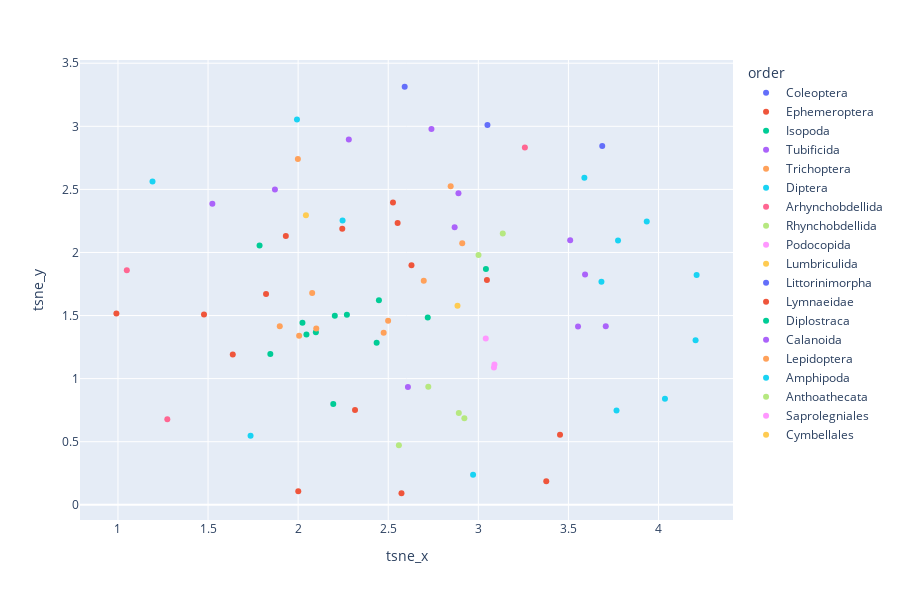

The code cell stored with this chart in its notebook:
### Code cell
px.scatter(otu_df,
           x="tsne_x",
           y="tsne_y",
           color="order",
           height=600,
           width=900)

### Figure 1 — Plotly figure (JSON) as saved in the notebook; plotly's stock layout.template omitted (floating-point values rounded to 4 significant figures)
{"data": [{"hovertemplate": "order=Coleoptera<br>tsne_x=%{x}<br>tsne_y=%{y}<extra></extra>", "legendgroup": "Coleoptera", "marker": {"color": "#636efa", "symbol": "circle"}, "mode": "markers", "name": "Coleoptera", "orientation": "v", "showlegend": true, "type": "scatter", "x": [2.591, 3.051], "xaxis": "x", "y": [3.314, 3.01], "yaxis": "y"}, {"hovertemplate": "order=Ephemeroptera<br>tsne_x=%{x}<br>tsne_y=%{y}<extra></extra>", "legendgroup": "Ephemeroptera", "marker": {"color": "#EF553B", "symbol": "circle"}, "mode": "markers", "name": "Ephemeroptera", "orientation": "v", "showlegend": true, "type": "scatter", "x": [2.001, 2.526, 0.9913, 2.245, 1.477, 3.048, 3.377, 3.453, 2.574, 2.629, 1.822, 1.932, 2.552], "xaxis": "x", "y": [0.1077, 2.395, 1.515, 2.187, 1.509, 1.782, 0.1861, 0.5556, 0.09138, 1.9, 1.671, 2.13, 2.233], "yaxis": "y"}, {"hovertemplate": "order=Isopoda<br>tsne_x=%{x}<br>tsne_y=%{y}<extra></extra>", "legendgroup": "Isopoda", "marker": {"color": "#00cc96", "symbol": "circle"}, "mode": "markers", "name": "Isopoda", "orientation": "v", "showlegend": true, "type": "scatter", "x": [2.024, 2.436, 1.846, 2.448, 3.042, 2.098, 2.719, 2.271, 2.203, 2.046], "xaxis": "x", "y": [1.442, 1.285, 1.195, 1.621, 1.869, 1.368, 1.485, 1.505, 1.498, 1.35], "yaxis": "y"}, {"hovertemplate": "order=Tubificida<br>tsne_x=%{x}<br>tsne_y=%{y}<extra></extra>", "legendgroup": "Tubificida", "marker": {"color": "#ab63fa", "symbol": "circle"}, "mode": "markers", "name": "Tubificida", "orientation": "v", "showlegend": true, "type": "scatter", "x": [2.281, 2.89, 3.592, 3.707, 1.524, 3.553, 1.871, 2.74, 3.51, 2.869], "xaxis": "x", "y": [2.895, 2.469, 1.825, 1.415, 2.386, 1.412, 2.5, 2.979, 2.096, 2.2], "yaxis": "y"}, {"hovertemplate": "order=Trichoptera<br>tsne_x=%{x}<br>tsne_y=%{y}<extra></extra>", "legendgroup": "Trichoptera", "marker": {"color": "#FFA15A", "symbol": "circle"}, "mode": "markers", "name": "Trichoptera", "orientation": "v", "showlegend": true, "type": "scatter", "x": [2.078, 2.499, 2.005, 2.101, 2.911, 2.847, 1.898, 1.999, 2.475], "xaxis": "x", "y": [1.679, 1.459, 1.34, 1.397, 2.074, 2.526, 1.416, 2.741, 1.363], "yaxis": "y"}, {"hovertemplate": "order=Diptera<br>tsne_x=%{x}<br>tsne_y=%{y}<extra></extra>", "legendgroup": "Diptera", "marker": {"color": "#19d3f3", "symbol": "circle"}, "mode": "markers", "name": "Diptera", "orientation": "v", "showlegend": true, "type": "scatter", "x": [3.589, 3.775, 3.935, 1.994, 2.247, 1.192, 4.211, 4.036, 3.767, 4.206, 1.736, 2.971], "xaxis": "x", "y": [2.591, 2.095, 2.246, 3.054, 2.253, 2.563, 1.822, 0.8398, 0.7465, 1.304, 0.5463, 0.2385], "yaxis": "y"}, {"hovertemplate": "order=Arhynchobdellida<br>tsne_x=%{x}<br>tsne_y=%{y}<extra></extra>", "legendgroup": "Arhynchobdellida", "marker": {"color": "#FF6692", "symbol": "circle"}, "mode": "markers", "name": "Arhynchobdellida", "orientation": "v", "showlegend": true, "type": "scatter", "x": [1.049, 1.274, 3.258], "xaxis": "x", "y": [1.859, 0.677, 2.832], "yaxis": "y"}, {"hovertemplate": "order=Rhynchobdellida<br>tsne_x=%{x}<br>tsne_y=%{y}<extra></extra>", "legendgroup": "Rhynchobdellida", "marker": {"color": "#B6E880", "symbol": "circle"}, "mode": "markers", "name": "Rhynchobdellida", "orientation": "v", "showlegend": true, "type": "scatter", "x": [2.923, 2.559, 2.892, 2.722], "xaxis": "x", "y": [0.6854, 0.4719, 0.7266, 0.9356], "yaxis": "y"}, {"hovertemplate": "order=Podocopida<br>tsne_x=%{x}<br>tsne_y=%{y}<extra></extra>", "legendgroup": "Podocopida", "marker": {"color": "#FF97FF", "symbol": "circle"}, "mode": "markers", "name": "Podocopida", "orientation": "v", "showlegend": true, "type": "scatter", "x": [3.09, 3.087], "xaxis": "x", "y": [1.111, 1.089], "yaxis": "y"}, {"hovertemplate": "order=Lumbriculida<br>tsne_x=%{x}<br>tsne_y=%{y}<extra></extra>", "legendgroup": "Lumbriculida", "marker": {"color": "#FECB52", "symbol": "circle"}, "mode": "markers", "name": "Lumbriculida", "orientation": "v", "showlegend": true, "type": "scatter", "x": [2.884], "xaxis": "x", "y": [1.578], "yaxis": "y"}, {"hovertemplate": "order=Littorinimorpha<br>tsne_x=%{x}<br>tsne_y=%{y}<extra></extra>", "legendgroup": "Littorinimorpha", "marker": {"color": "#636efa", "symbol": "circle"}, "mode": "markers", "name": "Littorinimorpha", "orientation": "v", "showlegend": true, "type": "scatter", "x": [3.688], "xaxis": "x", "y": [2.845], "yaxis": "y"}, {"hovertemplate": "order=Lymnaeidae<br>tsne_x=%{x}<br>tsne_y=%{y}<extra></extra>", "legendgroup": "Lymnaeidae", "marker": {"color": "#EF553B", "symbol": "circle"}, "mode": "markers", "name": "Lymnaeidae", "orientation": "v", "showlegend": true, "type": "scatter", "x": [1.637, 2.316], "xaxis": "x", "y": [1.191, 0.7511], "yaxis": "y"}, {"hovertemplate": "order=Diplostraca<br>tsne_x=%{x}<br>tsne_y=%{y}<extra></extra>", "legendgroup": "Diplostraca", "marker": {"color": "#00cc96", "symbol": "circle"}, "mode": "markers", "name": "Diplostraca", "orientation": "v", "showlegend": true, "type": "scatter", "x": [1.786, 2.195], "xaxis": "x", "y": [2.055, 0.7981], "yaxis": "y"}, {"hovertemplate": "order=Calanoida<br>tsne_x=%{x}<br>tsne_y=%{y}<extra></extra>", "legendgroup": "Calanoida", "marker": {"color": "#ab63fa", "symbol": "circle"}, "mode": "markers", "name": "Calanoida", "orientation": "v", "showlegend": true, "type": "scatter", "x": [2.609], "xaxis": "x", "y": [0.9338], "yaxis": "y"}, {"hovertemplate": "order=Lepidoptera<br>tsne_x=%{x}<br>tsne_y=%{y}<extra></extra>", "legendgroup": "Lepidoptera", "marker": {"color": "#FFA15A", "symbol": "circle"}, "mode": "markers", "name": "Lepidoptera", "orientation": "v", "showlegend": true, "type": "scatter", "x": [2.697], "xaxis": "x", "y": [1.776], "yaxis": "y"}, {"hovertemplate": "order=Amphipoda<br>tsne_x=%{x}<br>tsne_y=%{y}<extra></extra>", "legendgroup": "Amphipoda", "marker": {"color": "#19d3f3", "symbol": "circle"}, "mode": "markers", "name": "Amphipoda", "orientation": "v", "showlegend": true, "type": "scatter", "x": [3.683], "xaxis": "x", "y": [1.767], "yaxis": "y"}, {"hovertemplate": "order=Anthoathecata<br>tsne_x=%{x}<br>tsne_y=%{y}<extra></extra>", "legendgroup": "Anthoathecata", "marker": {"color": "#B6E880", "symbol": "circle"}, "mode": "markers", "name": "Anthoathecata", "orientation": "v", "showlegend": true, "type": "scatter", "x": [3.001, 3.136], "xaxis": "x", "y": [1.981, 2.151], "yaxis": "y"}, {"hovertemplate": "order=Saprolegniales<br>tsne_x=%{x}<br>tsne_y=%{y}<extra></extra>", "legendgroup": "Saprolegniales", "marker": {"color": "#FF97FF", "symbol": "circle"}, "mode": "markers", "name": "Saprolegniales", "orientation": "v", "showlegend": true, "type": "scatter", "x": [3.041], "xaxis": "x", "y": [1.318], "yaxis": "y"}, {"hovertemplate": "order=Cymbellales<br>tsne_x=%{x}<br>tsne_y=%{y}<extra></extra>", "legendgroup": "Cymbellales", "marker": {"color": "#FECB52", "symbol": "circle"}, "mode": "markers", "name": "Cymbellales", "orientation": "v", "showlegend": true, "type": "scatter", "x": [2.043], "xaxis": "x", "y": [2.294], "yaxis": "y"}], "layout": {"height": 600, "legend": {"title": {"text": "order"}, "tracegroupgap": 0}, "margin": {"t": 60}, "width": 900, "xaxis": {"anchor": "y", "domain": [0, 1], "title": {"text": "tsne_x"}}, "yaxis": {"anchor": "x", "domain": [0, 1], "title": {"text": "tsne_y"}}}}
